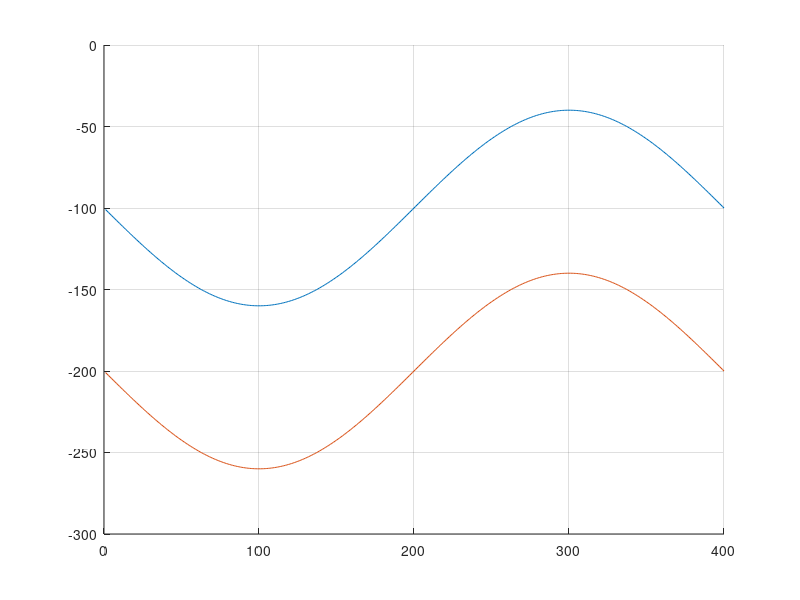

This figure's MATLAB source:
IMAX = 400;
JMAX = 200;
ZMAX = 150;
dx = 2;
dy = 2;
dz = 2;
W = 25;

XX = [1:IMAX];
YY = [1:ZMAX];
lambda = IMAX;
amp = .2*ZMAX;
center = ZMAX/2 + 25;
edge1 = center-amp;
edge2 = center+amp;
Z = zeros(ZMAX,IMAX);
bend = 100;
clearance = 20;
D = 18;
W = 50;
theta = 20;
lambda = 400;
% !for theta = [15,20] 
% !    for lambda =[IMAX, IMAX/2]
% !	for W = [25, 50]


       slope = tand(theta);
        center = ZMAX/2;
        for i = 1:IMAX
            for k = 1:JMAX
            sinuous1(i) = -2*(amp*sind(i*360/lambda) + center - W/2);
            sinuous2(i)= -2*(amp*sind(i*360/lambda) + center + W/2);
               %YY(i,k) = sinuous;
            end
           
        end
figure;
hold on 
plot(flipud(sinuous1))
plot(flipud(sinuous2))
%ylim([0 300])
grid on   
     
%surfc(Z)
%contour(Z)
%shading interp
   % filen = ['horizontalplane' ];
   % dlmwrite( filen ,Z,'delimiter',' ')   
%  ! end
% !end
% !end
%surf(Z)

